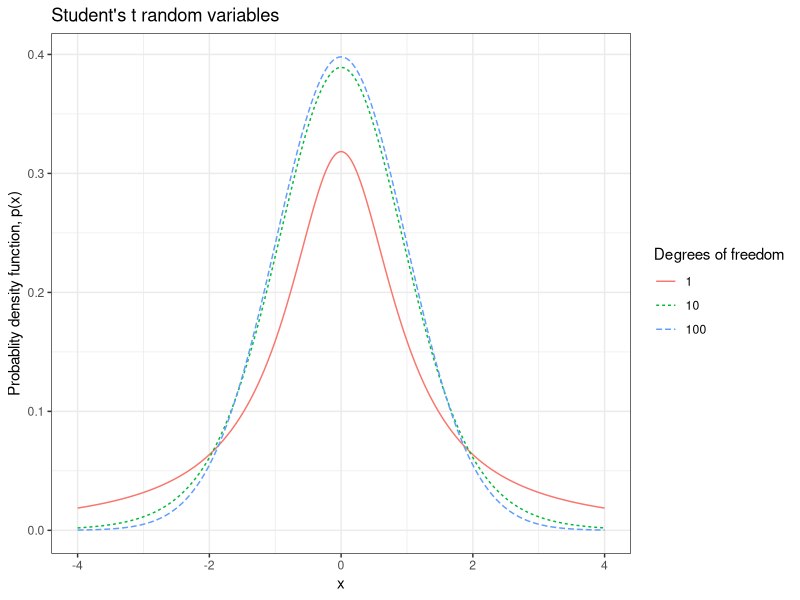
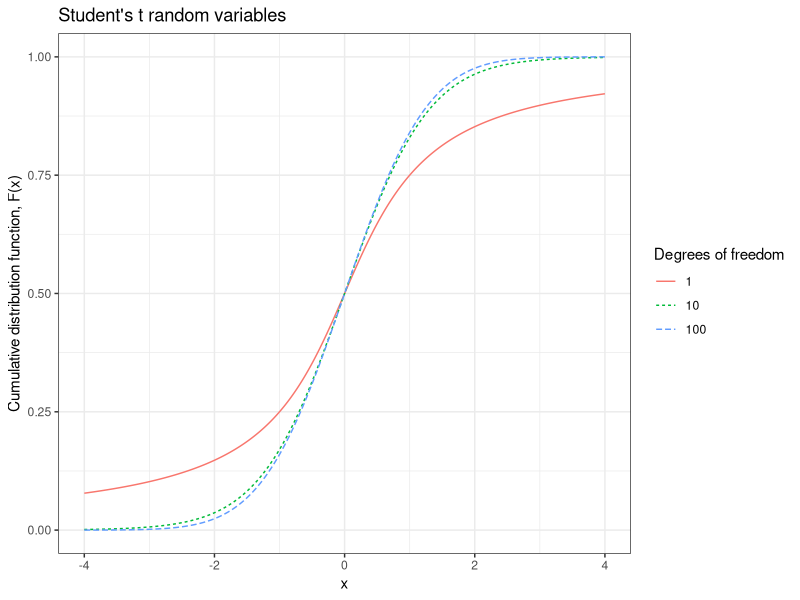
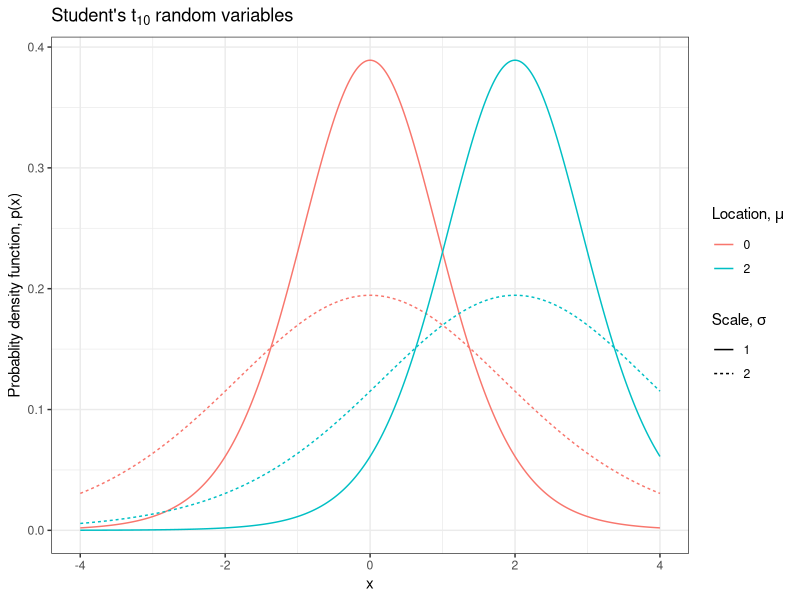

These figures' R source, in order:
## ----libraries, message=FALSE, warning=FALSE, cache=FALSE-------------------------------------------------------------
library("tidyverse")


## ----set_seed, echo=FALSE---------------------------------------------------------------------------------------------
set.seed(20200915)


## ---------------------------------------------------------------------------------------------------------------------
d <- expand.grid(nu = c(1,10,100),
                 x = seq(-4, 4, length = 1001)) %>%
  dplyr::mutate(pdf = dt(x, df = nu),
                cdf = pt(x, df = nu),
                `Degrees of freedom` = as.character(nu))

ggplot(d, aes(x=x, y = pdf, 
              color = `Degrees of freedom`, linetype = `Degrees of freedom`)) +
  geom_line() + 
  labs(y = "Probablity density function, p(x)",
       title = "Student's t random variables") + 
  theme_bw()


## ---------------------------------------------------------------------------------------------------------------------
ggplot(d, aes(x=x, y = cdf, 
              color = `Degrees of freedom`, linetype = `Degrees of freedom`)) +
  geom_line() + 
  labs(y = "Cumulative distribution function, F(x)",
       title = "Student's t random variables") +
  theme_bw()


## ---------------------------------------------------------------------------------------------------------------------
d <- expand.grid(nu = 10,
                 mu = c(0, 2),
                 sigma = c(1, 2),
                 x = seq(-4, 4, length = 1001)) %>%
  dplyr::mutate(pdf = dt((x-mu)/sigma, df = nu)/sigma,
                musigma = paste0(mu,sigma),
                mu = as.character(mu),
                sigma = as.character(sigma))

ggplot(d, aes(x=x, y = pdf, group = musigma, color = mu, linetype = sigma)) +
  geom_line() + 
  labs(y = "Probablity density function, p(x)",
       title = expression(paste("Student's ",t[10]," random variables")),
       linetype = expression(paste("Scale, ", sigma)),
       color = expression(paste("Location, ", mu))) +
  theme_bw()
